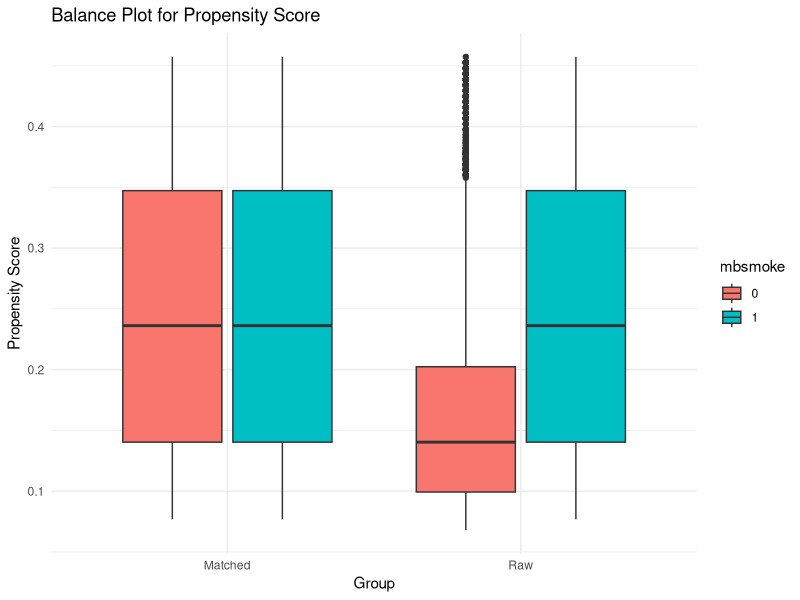

Write R code to recreate this figure.
## ---- chunk 1
# Load necessary library
library(haven)  # for read_dta function

# Load the dataset
data <- haven::read_dta("cattaneo2.dta")

# Convert to standard data frame for full column display
data_df <- as.data.frame(data)

# Inspect the first few rows and column names
head(data_df)

# Check the structure of the dataset to see data types
# Use capture.output to capture the output of str(data)
str_output <- capture.output(str(data))
writeLines(str_output, "str_data_output.txt")

# Print to console to verify
cat("Output of str(data) saved to str_data_output.txt\n")
## ---- chunk 2
# Load necessary libraries
library(MatchIt)
library(dplyr)
library(boot)

# Assuming 'data' is your dataset
data$mbsmoke <- as.factor(data$mbsmoke)

# Perform propensity score matching
psm <- matchit(mbsmoke ~ mmarried + prenatal1 + mage + fbaby,
               data = data,
               method = "nearest",
               distance = "logit")

# Extract the matched data, specifying a different name for weights
matched_data <- match.data(psm, weights = "matching_weights")

# Calculate ATE
mean_bw_smoke <- matched_data %>%
  filter(mbsmoke == 1) %>%
  summarize(mean_bweight = mean(bweight, na.rm = TRUE)) %>%
  pull(mean_bweight)

mean_bw_nosmoke <- matched_data %>%
  filter(mbsmoke == 0) %>%
  summarize(mean_bweight = mean(bweight, na.rm = TRUE)) %>%
  pull(mean_bweight)

ATE <- mean_bw_smoke - mean_bw_nosmoke

print(paste("Mean birth weight for smoking mothers:", mean_bw_smoke))
print(paste("Mean birth weight for non-smoking mothers:", mean_bw_nosmoke))
print(paste("Average Treatment Effect = ", ATE))

# Define a function for bootstrapping the ATE
bootstrap_ate <- function(data, indices) {
  sampled_data <- data[indices, ]
  
  mean_bw_smoke_boot <- sampled_data %>%
    filter(mbsmoke == 1) %>%
    summarize(mean_bweight = mean(bweight, na.rm = TRUE)) %>%
    pull(mean_bweight)
  
  mean_bw_nosmoke_boot <- sampled_data %>%
    filter(mbsmoke == 0) %>%
    summarize(mean_bweight = mean(bweight, na.rm = TRUE)) %>%
    pull(mean_bweight)
  
  return(mean_bw_smoke_boot - mean_bw_nosmoke_boot)
}

# Perform bootstrapping with 1000 replications
set.seed(123)  # For reproducibility
boot_results <- boot(data = matched_data, statistic = bootstrap_ate, R = 1000)

# Calculate 95% CI from bootstrapped results
boot_ci <- boot.ci(boot_results, type = "perc")

# Print results
print(paste("Bootstrap Standard Error = ", sd(boot_results$t)))
print(paste("95% Confidence Interval = (", boot_ci$percent[4], ", ", boot_ci$percent[5], ")", sep=""))

# Alternatively, you can use boot_ci$perc to see percentile delimiters: 
print(boot_ci)
## ---- chunk 3
# Load necessary libraries
# library(MatchIt)
library(ggplot2)
library(tidyverse)

# # Assuming 'data' is your dataset
# data$mbsmoke <- as.factor(data$mbsmoke)
# 
# # Perform propensity score matching
# psm <- matchit(mbsmoke ~ mmarried + prenatal1 + mage + fbaby,
#                data = data,
#                method = "nearest",
#                distance = "logit")
# 
# # Extract the matched data, ensuring there's no name conflict with weights
# matched_data <- match.data(psm, weights = "matching_weights")

# Extract propensity scores
data$propensity_score <- psm$distance
matched_data$propensity_score <- matched_data$distance

# Extract common columns
common_columns <- intersect(names(data), names(matched_data))

# Subset data to have the same columns
data_common <- data[common_columns]
matched_data_common <- matched_data[common_columns]

# Add Group column for comparison
data_common$Group <- "Raw"
matched_data_common$Group <- "Matched"

# Combine raw and matched propensity scores
combined_data <- rbind(data_common, matched_data_common)

# Function to create box plot for propensity scores
create_propensity_score_plot <- function(combined_data) {
  ggplot(combined_data, aes(x = Group, y = propensity_score, fill = mbsmoke)) +
    geom_boxplot() +
    theme_minimal() +
    labs(title = "Balance Plot for Propensity Score", 
         x = "Group", 
         y = "Propensity Score")
}

# Create and print the propensity score balance plot
print(create_propensity_score_plot(combined_data))
## ---- chunk 4
sessionInfo()
